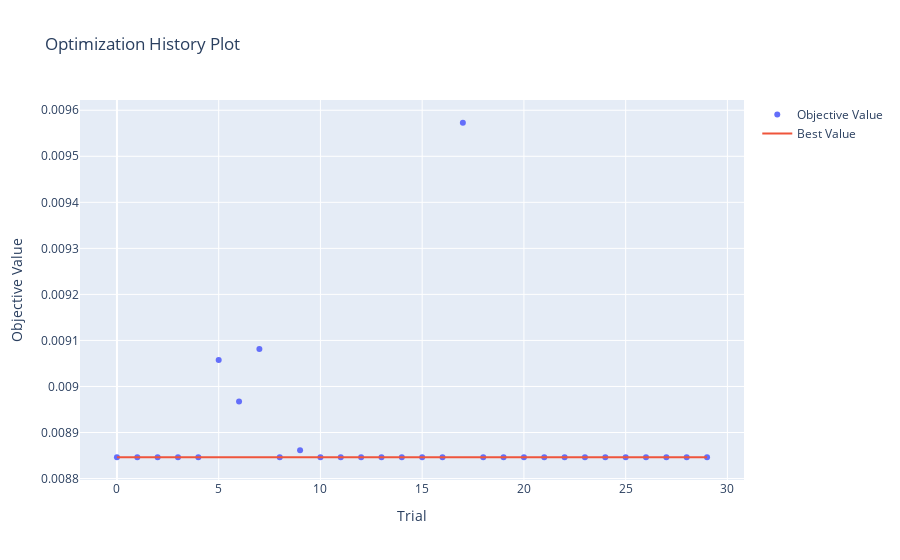
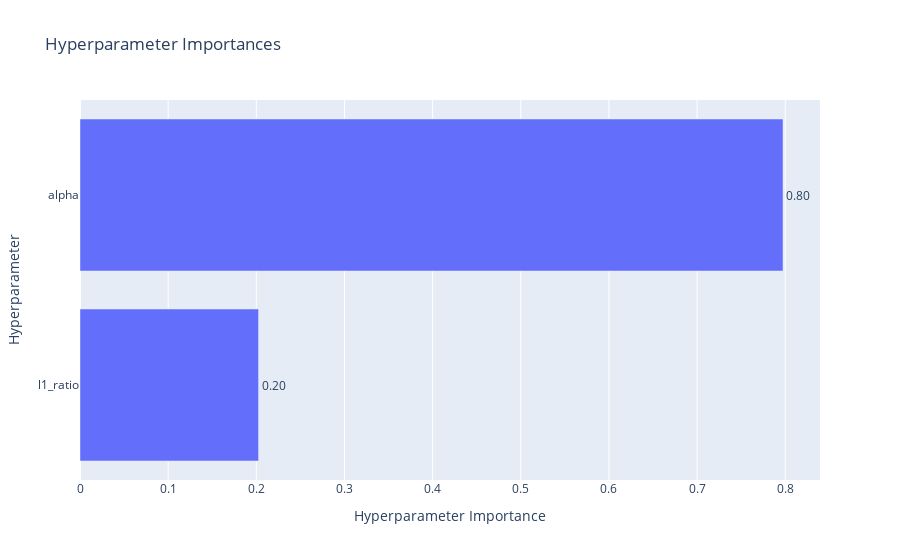
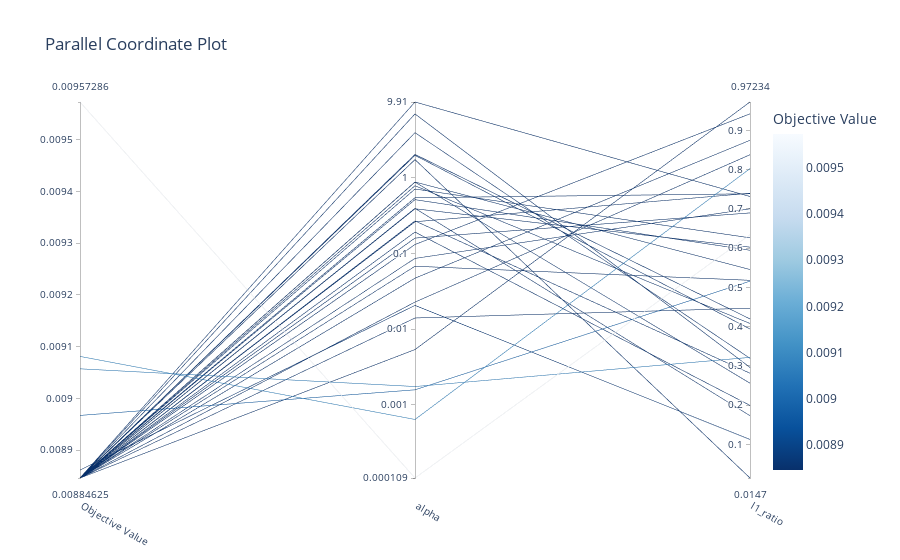

These figures' notebook cell, in order:
### Code cell
import optuna.visualization as vis

vis.plot_optimization_history(study).show()
vis.plot_param_importances(study).show()
vis.plot_contour(study)
vis.plot_parallel_coordinate(study)

### Figure 1 — Plotly figure (JSON) as saved in the notebook; plotly's stock layout.template omitted (floating-point values rounded to 4 significant figures)
{"data": [{"mode": "markers", "name": "Objective Value", "x": [0, 1, 2, 3, 4, 5, 6, 7, 8, 9, 10, 11, 12, 13, 14, 15, 16, 17, 18, 19, 20, 21, 22, 23, 24, 25, 26, 27, 28, 29], "y": [0.008846, 0.008846, 0.008846, 0.008846, 0.008846, 0.009057, 0.008967, 0.009081, 0.008846, 0.008862, 0.008846, 0.008846, 0.008846, 0.008846, 0.008846, 0.008846, 0.008846, 0.009573, 0.008846, 0.008846, 0.008846, 0.008846, 0.008846, 0.008846, 0.008846, 0.008846, 0.008846, 0.008846, 0.008846, 0.008846], "type": "scatter"}, {"mode": "lines", "name": "Best Value", "x": [0, 1, 2, 3, 4, 5, 6, 7, 8, 9, 10, 11, 12, 13, 14, 15, 16, 17, 18, 19, 20, 21, 22, 23, 24, 25, 26, 27, 28, 29], "y": [0.008846, 0.008846, 0.008846, 0.008846, 0.008846, 0.008846, 0.008846, 0.008846, 0.008846, 0.008846, 0.008846, 0.008846, 0.008846, 0.008846, 0.008846, 0.008846, 0.008846, 0.008846, 0.008846, 0.008846, 0.008846, 0.008846, 0.008846, 0.008846, 0.008846, 0.008846, 0.008846, 0.008846, 0.008846, 0.008846], "type": "scatter"}, {"marker": {"color": "#cccccc"}, "mode": "markers", "name": "Infeasible Trial", "showlegend": false, "x": [], "y": [], "type": "scatter"}], "layout": {"title": {"text": "Optimization History Plot"}, "xaxis": {"title": {"text": "Trial"}}, "yaxis": {"title": {"text": "Objective Value"}}}}

### Figure 2 — Plotly figure (JSON) as saved in the notebook; plotly's stock layout.template omitted (floating-point values rounded to 4 significant figures)
{"data": [{"cliponaxis": false, "hovertemplate": ["l1_ratio (FloatDistribution): 0.20255970055956105<extra></extra>", "alpha (FloatDistribution): 0.797440299440439<extra></extra>"], "name": "Objective Value", "orientation": "h", "text": ["0.20", "0.80"], "textposition": "outside", "x": [0.2026, 0.7974], "y": ["l1_ratio", "alpha"], "type": "bar"}], "layout": {"title": {"text": "Hyperparameter Importances"}, "xaxis": {"title": {"text": "Hyperparameter Importance"}}, "yaxis": {"title": {"text": "Hyperparameter"}}}}

### Figure 3 — Plotly figure (JSON) as saved in the notebook; plotly's stock layout.template omitted (floating-point values rounded to 4 significant figures)
{"data": [{"dimensions": [{"label": "Objective Value", "range": [0.008846, 0.009573], "values": [0.008846, 0.008846, 0.008846, 0.008846, 0.008846, 0.009057, 0.008967, 0.009081, 0.008846, 0.008862, 0.008846, 0.008846, 0.008846, 0.008846, 0.008846, 0.008846, 0.008846, 0.009573, 0.008846, 0.008846, 0.008846, 0.008846, 0.008846, 0.008846, 0.008846, 0.008846, 0.008846, 0.008846, 0.008846, 0.008846]}, {"label": "alpha", "range": [-3.964, 0.9961], "ticktext": ["0.000109", "0.001", "0.01", "0.1", "1", "9.91"], "tickvals": [-3.964, -3, -2, -1, 0, 0.9961], "values": [-0.2669, -0.5728, -0.2923, -0.1084, -2.27, -2.758, -2.801, -3.192, -1.171, -1.687, 0.9961, -0.4068, 0.8388, -1.067, 0.2358, -0.8842, -1.644, -3.964, 0.2925, -0.7197, 0.3041, -0.4126, -0.1519, -1.328, -0.5839, -0.05941, 0.5911, -1.853, -0.7987, -0.06074]}, {"label": "l1_ratio", "range": [0.0147, 0.9723], "values": [0.7386, 0.2815, 0.5947, 0.4082, 0.9723, 0.3219, 0.5161, 0.8028, 0.5182, 0.1128, 0.7317, 0.1734, 0.2963, 0.7004, 0.0147, 0.9422, 0.838, 0.6345, 0.3943, 0.1996, 0.4199, 0.6026, 0.6265, 0.8748, 0.74, 0.5457, 0.3195, 0.4472, 0.6899, 0.2561]}], "labelangle": 30, "labelside": "bottom", "line": {"color": [0.008846, 0.008846, 0.008846, 0.008846, 0.008846, 0.009057, 0.008967, 0.009081, 0.008846, 0.008862, 0.008846, 0.008846, 0.008846, 0.008846, 0.008846, 0.008846, 0.008846, 0.009573, 0.008846, 0.008846, 0.008846, 0.008846, 0.008846, 0.008846, 0.008846, 0.008846, 0.008846, 0.008846, 0.008846, 0.008846], "colorbar": {"title": {"text": "Objective Value"}}, "colorscale": [[0.0, "rgb(247,251,255)"], [0.125, "rgb(222,235,247)"], [0.25, "rgb(198,219,239)"], [0.375, "rgb(158,202,225)"], [0.5, "rgb(107,174,214)"], [0.625, "rgb(66,146,198)"], [0.75, "rgb(33,113,181)"], [0.875, "rgb(8,81,156)"], [1.0, "rgb(8,48,107)"]], "reversescale": true, "showscale": true}, "type": "parcoords"}], "layout": {"title": {"text": "Parallel Coordinate Plot"}}}
